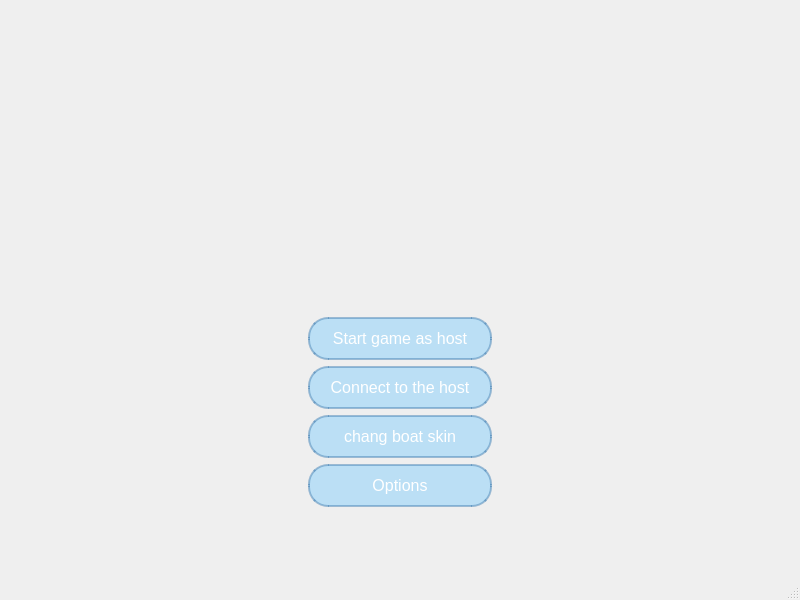
<?xml version="1.0" encoding="UTF-8"?>
<ui version="4.0">
 <class>MainWindow</class>
 <widget class="QMainWindow" name="MainWindow">
  <property name="geometry">
   <rect>
    <x>0</x>
    <y>0</y>
    <width>800</width>
    <height>600</height>
   </rect>
  </property>
  <property name="windowTitle">
   <string>MainWindow</string>
  </property>
  <widget class="QWidget" name="centralwidget">
   <layout class="QVBoxLayout" name="verticalLayout_2">
    <item>
     <spacer name="verticalSpacer_2">
      <property name="orientation">
       <enum>Qt::Vertical</enum>
      </property>
      <property name="sizeHint" stdset="0">
       <size>
        <width>20</width>
        <height>40</height>
       </size>
      </property>
     </spacer>
    </item>
    <item>
     <layout class="QVBoxLayout" name="verticalLayout_3">
      <item>
       <spacer name="verticalSpacer_3">
        <property name="orientation">
         <enum>Qt::Vertical</enum>
        </property>
        <property name="sizeHint" stdset="0">
         <size>
          <width>20</width>
          <height>40</height>
         </size>
        </property>
       </spacer>
      </item>
      <item>
       <layout class="QHBoxLayout" name="horizontalLayout_2">
        <item>
         <spacer name="horizontalSpacer_3">
          <property name="orientation">
           <enum>Qt::Horizontal</enum>
          </property>
          <property name="sizeHint" stdset="0">
           <size>
            <width>40</width>
            <height>20</height>
           </size>
          </property>
         </spacer>
        </item>
        <item>
         <widget class="QLabel" name="mainWindoweIcon">
          <property name="minimumSize">
           <size>
            <width>500</width>
            <height>200</height>
           </size>
          </property>
          <property name="maximumSize">
           <size>
            <width>500</width>
            <height>200</height>
           </size>
          </property>
          <property name="text">
           <string/>
          </property>
          <property name="pixmap">
           <pixmap resource="recources.qrc">:/resources/main_window_images/SeaBatleMenuIcon.jpg</pixmap>
          </property>
          <property name="scaledContents">
           <bool>true</bool>
          </property>
         </widget>
        </item>
        <item>
         <spacer name="horizontalSpacer_4">
          <property name="orientation">
           <enum>Qt::Horizontal</enum>
          </property>
          <property name="sizeHint" stdset="0">
           <size>
            <width>40</width>
            <height>20</height>
           </size>
          </property>
         </spacer>
        </item>
       </layout>
      </item>
     </layout>
    </item>
    <item>
     <layout class="QHBoxLayout" name="horizontalLayout">
      <item>
       <spacer name="horizontalSpacer">
        <property name="orientation">
         <enum>Qt::Horizontal</enum>
        </property>
        <property name="sizeHint" stdset="0">
         <size>
          <width>40</width>
          <height>20</height>
         </size>
        </property>
       </spacer>
      </item>
      <item>
       <layout class="QVBoxLayout" name="verticalLayout">
        <item>
         <widget class="QPushButton" name="hostButton">
          <property name="styleSheet">
           <string notr="true">QPushButton {
    border-radius: 20px;
    background-color: rgba(135, 206, 250, 0.5);
    padding: 10px 20px;
    color: #FFFFFF;
    font-size: 16px;
    border: 2px solid rgba(70, 130, 180, 0.5);
    transition: background-color 0.3s;
}

QPushButton:hover {
    background-color: rgba(135, 206, 250, 0.7); 
}

QPushButton:pressed {
    background-color: rgba(70, 130, 180, 0.7); 
    border: 2px solid rgba(70, 130, 180, 0.7);
}
</string>
          </property>
          <property name="text">
           <string>Start game as host</string>
          </property>
         </widget>
        </item>
        <item>
         <widget class="QPushButton" name="ConnectButton">
          <property name="styleSheet">
           <string notr="true">QPushButton {
    border-radius: 20px;
    background-color: rgba(135, 206, 250, 0.5); 
    padding: 10px 20px;
    color: #FFFFFF;
    font-size: 16px;
    border: 2px solid rgba(70, 130, 180, 0.5);
    transition: background-color 0.3s;
}

QPushButton:hover {
    background-color: rgba(135, 206, 250, 0.7); 
}

QPushButton:pressed {
    background-color: rgba(70, 130, 180, 0.7);
    border: 2px solid rgba(70, 130, 180, 0.7);
}
</string>
          </property>
          <property name="text">
           <string>Connect to the host</string>
          </property>
         </widget>
        </item>
        <item>
         <widget class="QPushButton" name="changeSkinButton">
          <property name="styleSheet">
           <string notr="true">QPushButton {
    border-radius: 20px;
    background-color: rgba(135, 206, 250, 0.5); 
    padding: 10px 20px;
    color: #FFFFFF;
    font-size: 16px;
    border: 2px solid rgba(70, 130, 180, 0.5);
    transition: background-color 0.3s;
}

QPushButton:hover {
    background-color: rgba(135, 206, 250, 0.7);
}

QPushButton:pressed {
    background-color: rgba(70, 130, 180, 0.7); 
    border: 2px solid rgba(70, 130, 180, 0.7);
}
</string>
          </property>
          <property name="text">
           <string>chang boat skin</string>
          </property>
         </widget>
        </item>
        <item>
         <widget class="QPushButton" name="optionButton">
          <property name="styleSheet">
           <string notr="true">QPushButton {
    border-radius: 20px;
    background-color: rgba(135, 206, 250, 0.5);
    padding: 10px 20px;
    color: #FFFFFF;
    font-size: 16px;
    border: 2px solid rgba(70, 130, 180, 0.5);
    transition: background-color 0.3s;
}

QPushButton:hover {
    background-color: rgba(135, 206, 250, 0.7); 
}

QPushButton:pressed {
    background-color: rgba(70, 130, 180, 0.7); 
    border: 2px solid rgba(70, 130, 180, 0.7);
}
</string>
          </property>
          <property name="text">
           <string>Options</string>
          </property>
         </widget>
        </item>
       </layout>
      </item>
      <item>
       <spacer name="horizontalSpacer_2">
        <property name="orientation">
         <enum>Qt::Horizontal</enum>
        </property>
        <property name="sizeHint" stdset="0">
         <size>
          <width>40</width>
          <height>20</height>
         </size>
        </property>
       </spacer>
      </item>
     </layout>
    </item>
    <item>
     <spacer name="verticalSpacer">
      <property name="orientation">
       <enum>Qt::Vertical</enum>
      </property>
      <property name="sizeHint" stdset="0">
       <size>
        <width>20</width>
        <height>40</height>
       </size>
      </property>
     </spacer>
    </item>
   </layout>
  </widget>
  <widget class="QMenuBar" name="menubar">
   <property name="geometry">
    <rect>
     <x>0</x>
     <y>0</y>
     <width>800</width>
     <height>21</height>
    </rect>
   </property>
  </widget>
  <widget class="QStatusBar" name="statusbar"/>
 </widget>
 <resources>
  <include location="recources.qrc"/>
 </resources>
 <connections/>
</ui>
